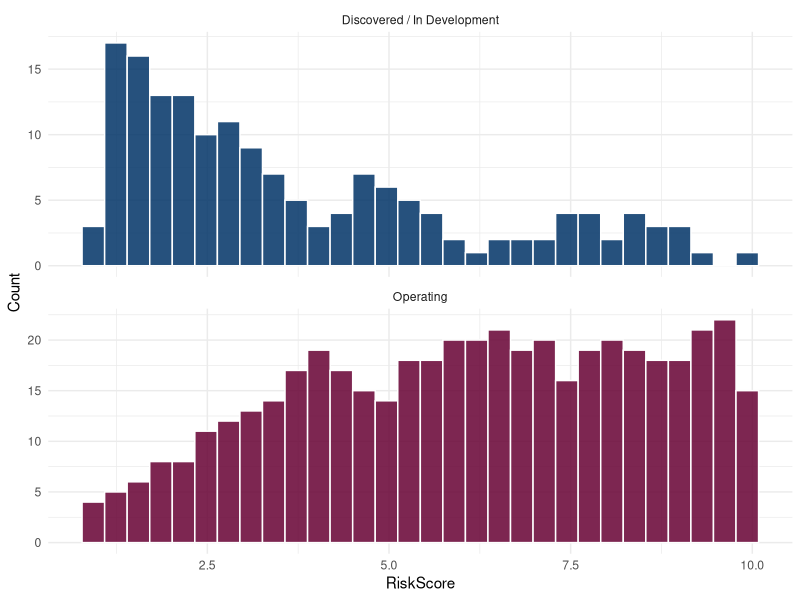
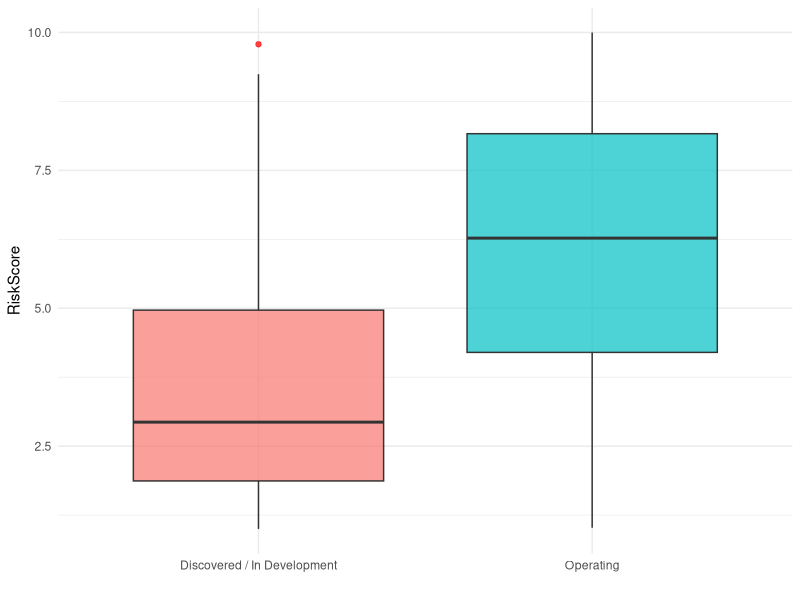
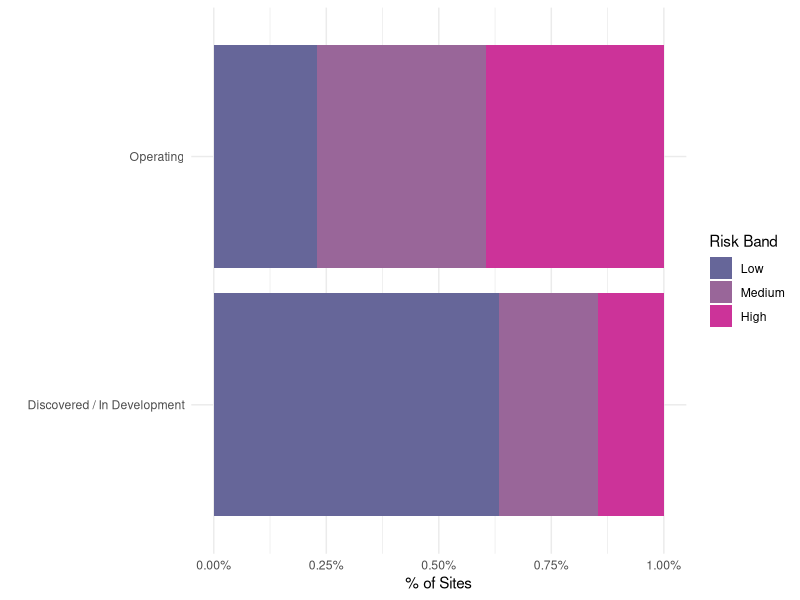

Reproduce these figures in R, in order.
# ==========================================================
# RiskScore Distribution: Operating vs Discovered/In Development
# Data: Oil_Gas_Risk_Scores.csv
# ==========================================================

library(tidyverse)   # loads ggplot2 + dplyr

#### Load data ####
df <- read.csv("Oil_Gas_Risk_Scores.csv", stringsAsFactors = FALSE)

#### Create the comparison group ####
# Status has 3 levels: "operating", "discovered", "in development".
# We collapse the latter two into one group, per your comparison of interest.
df <- df %>%
  mutate(Group = if_else(Status == "operating",
                          "Operating",
                          "Discovered / In Development"))

##### Choose risk score to plot ###
risk_col <- "RiskScore"

#### Histogram ####
ggplot(df, aes(x = .data[[risk_col]], fill = Group)) +
  geom_histogram(bins = 30, color = "white", alpha = 0.85) +
  facet_wrap(~ Group, ncol = 1, scales = "free_y") +
  scale_fill_manual(values = c(
    "Operating" = "#660033",
    "Discovered / In Development" = "#003366"
  )) +
  labs(
    x = risk_col,
    y = "Count"
  ) +
  theme_minimal() +
  theme(legend.position = "none")

#### Boxplot ####
ggplot(df, aes(x = Group, y = .data[[risk_col]], fill = Group)) +
  geom_boxplot(alpha = 0.7, outlier.color = "red") +
  labs(
    #title = paste(risk_col, "by Operational Status"),
    x = "",
    y = risk_col
  ) +
  theme_minimal() +
  theme(legend.position = "none")


#### Summary stats to accompany the plots ####
summary_table <- df %>%
  group_by(Group) %>%
  summarise(
    n      = n(),
    mean   = mean(.data[[risk_col]], na.rm = TRUE),
    median = median(.data[[risk_col]], na.rm = TRUE),
    sd     = sd(.data[[risk_col]], na.rm = TRUE),
    min    = min(.data[[risk_col]], na.rm = TRUE),
    max    = max(.data[[risk_col]], na.rm = TRUE)
  )

print(summary_table)

# ==========================================================
# % SUMMARY STATS 
# ==========================================================

#### Define risk bands (defaulting to tertiles of the overall distribution) ####
# Swap these breaks for fixed/domain-specific cutoffs if you have them.
breaks <- quantile(df[[risk_col]], probs = c(0, 1/3, 2/3, 1), na.rm = TRUE)
df <- df %>%
  mutate(RiskBand = cut(.data[[risk_col]],
                        breaks = breaks,
                        labels = c("Low", "Medium", "High"),
                        include.lowest = TRUE))

#### % of sites per Group that fall in each Risk Band ####
pct_table <- df %>%
  count(Group, RiskBand) %>%
  group_by(Group) %>%
  mutate(pct = round(100 * n / sum(n), 1)) %>%
  ungroup()

print(pct_table)


#### Stacked % bar chart (great for sharing with non-technical audiences) ####
ggplot(pct_table, aes(x = Group, y = pct, fill = RiskBand)) +
  geom_col(position = position_fill(reverse = TRUE)) +
  scale_y_continuous(labels = scales::percent_format(scale = 1)) +
  scale_fill_manual(values = c("Low" = "#666699",      # green
                               "Medium" = "#996699",   # amber
                               "High" = "#CC3399")) +  # red
  labs(
    #title = paste("% of Sites by Risk Band -", risk_col),
    x = "", y = "% of Sites", fill = "Risk Band"
  ) +
  coord_flip() +
  theme_minimal()

##### % difference in mean RiskScore, Operating vs Discovered/In Development ####
means <- summary_table$mean
pct_diff <- round(100 * (means[summary_table$Group == "Operating"] -
                           means[summary_table$Group == "Discovered / In Development"]) /
                    means[summary_table$Group == "Discovered / In Development"], 1)
cat("Operating sites have a", pct_diff, "% higher mean", risk_col,
    "than Discovered / In Development sites.\n")
